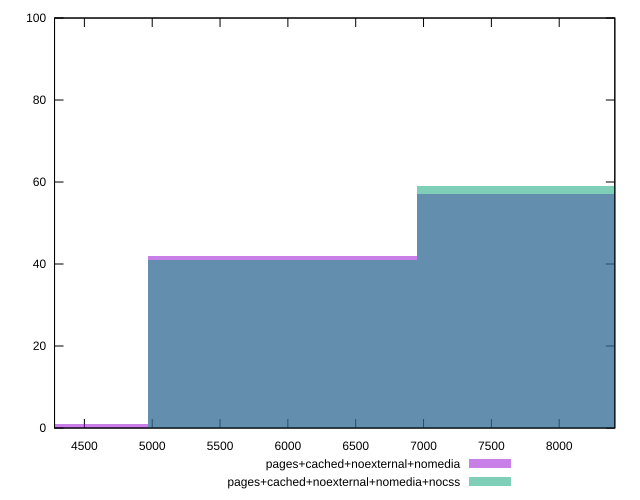

This chart was generated by the following gnuplot code:
reset

$pagesCachedNoexternalNomedia <<EOF
7946.65884486285 57
5959.9941336471375 42
3973.329422431425 1
EOF

$pagesCachedNoexternalNomediaNocss <<EOF
7946.65884486285 59
5959.9941336471375 41
EOF

set key outside below
set boxwidth 1986.6647112157125
set xrange [4280:8410]
set yrange [0:100]
set trange [0:100]
set style fill transparent solid 0.5 noborder
set terminal svg size 640, 500 enhanced background rgb 'white'
set output "reprap/uses-http2/comparison/histogram/3_vs_4.svg"

plot $pagesCachedNoexternalNomedia title "pages+cached+noexternal+nomedia" with boxes, \
     $pagesCachedNoexternalNomediaNocss title "pages+cached+noexternal+nomedia+nocss" with boxes

reset
